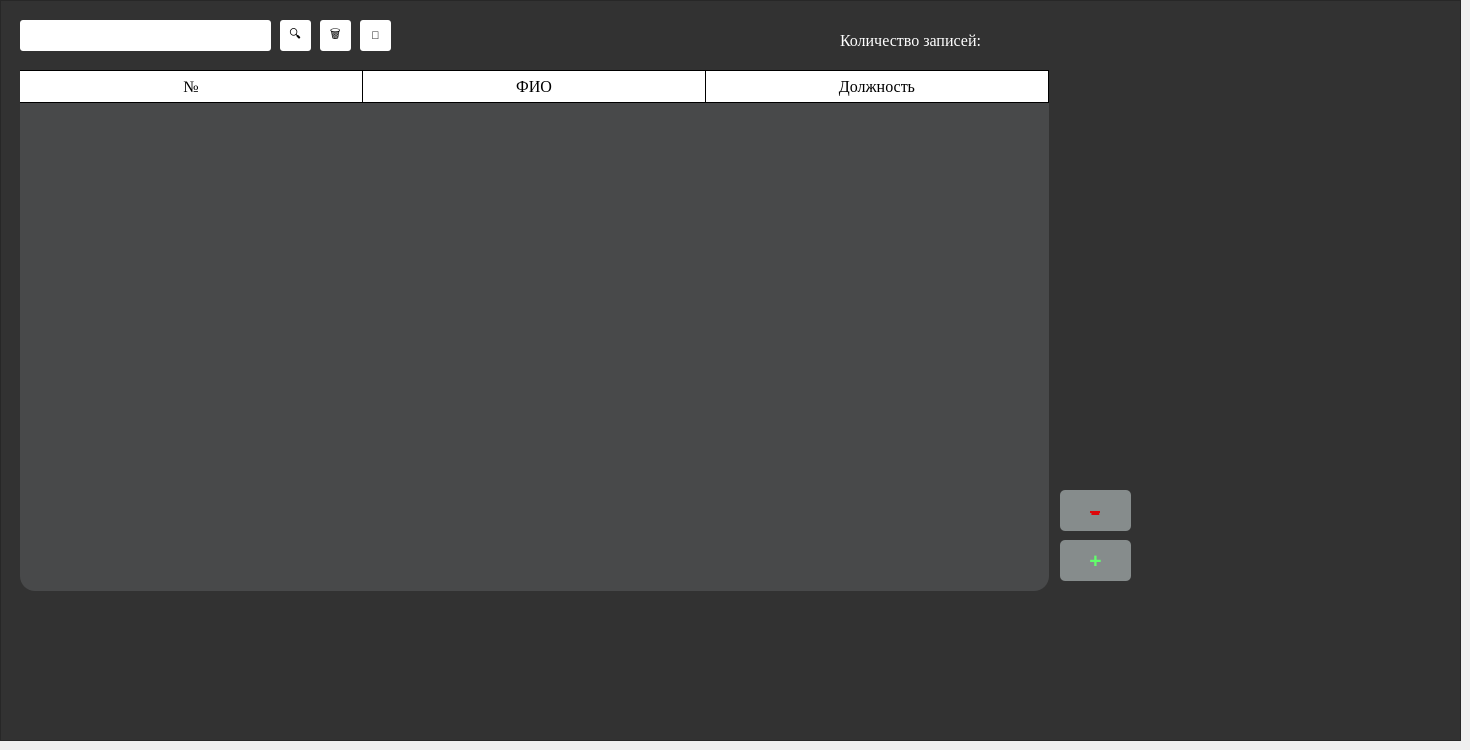
    <widget class="QWidget" name="tab_2">
     <attribute name="title">
      <string>Мастера</string>
     </attribute>
     <widget class="QLineEdit" name="lineEdit_2">
      <property name="geometry">
       <rect>
        <x>20</x>
        <y>20</y>
        <width>251</width>
        <height>31</height>
       </rect>
      </property>
      <property name="styleSheet">
       <string notr="true">QLineEdit {
background-color: rgb(255, 255, 255);
border-radius: 3px;}</string>
      </property>
     </widget>
     <widget class="QPushButton" name="pushButton_4">
      <property name="geometry">
       <rect>
        <x>280</x>
        <y>20</y>
        <width>31</width>
        <height>31</height>
       </rect>
      </property>
      <property name="styleSheet">
       <string notr="true">QPushButton {
	background-color: rgb(255, 255, 255);
	border-radius: 3px;
	color:rgb(0, 0, 0)}
QPushButton:hover {
	background-color: rgb(229, 229, 229);
	color:rgb(0, 0, 0)}
QPushButton:pressed {
	background-color: rgb(255, 255, 255);}</string>
      </property>
      <property name="text">
       <string>🔍</string>
      </property>
      <property name="icon">
       <iconset>
        <normaloff>sql_maket/Search.PNG</normaloff>sql_maket/Search.PNG</iconset>
      </property>
      <property name="iconSize">
       <size>
        <width>30</width>
        <height>30</height>
       </size>
      </property>
      <property name="checkable">
       <bool>true</bool>
      </property>
      <property name="checked">
       <bool>true</bool>
      </property>
     </widget>
     <widget class="QTableWidget" name="tableWidget_2">
      <property name="geometry">
       <rect>
        <x>20</x>
        <y>70</y>
        <width>1029</width>
        <height>521</height>
       </rect>
      </property>
      <property name="styleSheet">
       <string notr="true">QTableWidget {
border-radius: 15px;
background-color: rgb(72, 73, 74)}

QHeaderView::section {
    background-color: rgb(255, 255, 255);
    padding: 4px;
    font-size: 12pt;
	font-family: Times New Roman;
    border-bottom: 1px solid rgb(0, 0, 0);
    border-right: 1px solid rgb(0, 0, 0);
}

QHeaderView::section:horizontal
{
    border-top: 1px solid rgb(0, 0, 0);
}

QHeaderView::section:vertical
{
    border-left: 1px solid rgb(0, 0, 0);
}

QTableWidget::item {
	background-color: rgb(255, 255, 255);
}
QTableWidget::item:selected {
	background-color: rgb(170, 255, 255);
	color:rgb(0, 0, 0);
}</string>
      </property>
      <property name="textElideMode">
       <enum>Qt::ElideMiddle</enum>
      </property>
      <attribute name="horizontalHeaderDefaultSectionSize">
       <number>343</number>
      </attribute>
      <attribute name="horizontalHeaderHighlightSections">
       <bool>false</bool>
      </attribute>
      <attribute name="verticalHeaderVisible">
       <bool>false</bool>
      </attribute>
      <column>
       <property name="text">
        <string>№</string>
       </property>
      </column>
      <column>
       <property name="text">
        <string>ФИО</string>
       </property>
      </column>
      <column>
       <property name="text">
        <string>Должность</string>
       </property>
      </column>
     </widget>
     <widget class="QPushButton" name="pushButton_10">
      <property name="geometry">
       <rect>
        <x>320</x>
        <y>20</y>
        <width>31</width>
        <height>31</height>
       </rect>
      </property>
      <property name="styleSheet">
       <string notr="true">QPushButton {
	background-color: rgb(255, 255, 255);
	border-radius: 3px;
	color:rgb(0, 0, 0)}
QPushButton:hover {
	background-color: rgb(229, 229, 229);
	color:rgb(0, 0, 0)}
QPushButton:pressed {
	background-color: rgb(255, 255, 255);}</string>
      </property>
      <property name="text">
       <string>🗑</string>
      </property>
      <property name="icon">
       <iconset>
        <normaloff>sql_maket/musor.PNG</normaloff>sql_maket/musor.PNG</iconset>
      </property>
      <property name="iconSize">
       <size>
        <width>30</width>
        <height>30</height>
       </size>
      </property>
      <property name="checkable">
       <bool>true</bool>
      </property>
      <property name="checked">
       <bool>true</bool>
      </property>
     </widget>
     <widget class="QLabel" name="label_2">
      <property name="geometry">
       <rect>
        <x>840</x>
        <y>30</y>
        <width>241</width>
        <height>20</height>
       </rect>
      </property>
      <property name="font">
       <font>
        <family>Times New Roman</family>
        <pointsize>12</pointsize>
       </font>
      </property>
      <property name="styleSheet">
       <string notr="true">QLabel {
	color: rgb(255, 255, 255);}</string>
      </property>
      <property name="text">
       <string>Количество записей:</string>
      </property>
     </widget>
     <widget class="QFrame" name="frame_6">
      <property name="geometry">
       <rect>
        <x>0</x>
        <y>0</y>
        <width>1461</width>
        <height>741</height>
       </rect>
      </property>
      <property name="styleSheet">
       <string notr="true">
background-color: rgb(50, 50, 50);</string>
      </property>
      <property name="frameShape">
       <enum>QFrame::StyledPanel</enum>
      </property>
      <property name="frameShadow">
       <enum>QFrame::Raised</enum>
      </property>
      <widget class="QPushButton" name="pushButton_save_2">
       <property name="geometry">
        <rect>
         <x>360</x>
         <y>20</y>
         <width>31</width>
         <height>31</height>
        </rect>
       </property>
       <property name="font">
        <font>
         <pointsize>8</pointsize>
        </font>
       </property>
       <property name="styleSheet">
        <string notr="true">QPushButton {
	background-color: rgb(255, 255, 255);
	border-radius: 3px;
	color:rgb(0, 0, 0)}
QPushButton:hover {
	background-color: rgb(229, 229, 229);
	color:rgb(0, 0, 0)}
QPushButton:pressed {
	background-color: rgb(255, 255, 255);}</string>
       </property>
       <property name="text">
        <string>💾</string>
       </property>
       <property name="icon">
        <iconset>
         <normaloff>sql_maket/save.PNG</normaloff>sql_maket/save.PNG</iconset>
       </property>
       <property name="iconSize">
        <size>
         <width>30</width>
         <height>30</height>
        </size>
       </property>
       <property name="checkable">
        <bool>true</bool>
       </property>
       <property name="checked">
        <bool>true</bool>
       </property>
      </widget>
      <widget class="QPushButton" name="pushButton_67">
       <property name="geometry">
        <rect>
         <x>1060</x>
         <y>490</y>
         <width>71</width>
         <height>41</height>
        </rect>
       </property>
       <property name="sizePolicy">
        <sizepolicy hsizetype="Minimum" vsizetype="Fixed">
         <horstretch>0</horstretch>
         <verstretch>0</verstretch>
        </sizepolicy>
       </property>
       <property name="font">
        <font>
         <pointsize>24</pointsize>
         <underline>false</underline>
         <strikeout>true</strikeout>
        </font>
       </property>
       <property name="styleSheet">
        <string notr="true">QPushButton {
	background-color: rgb(134, 140, 140);
	border-radius: 5px;
	color: rgb(222, 6, 10);
}
QPushButton:hover {
	background-color: rgb(122, 122, 122);
	color: rgb(222, 6, 10)}
QPushButton:pressed {
	background-color: rgb(134, 140, 140);}</string>
       </property>
       <property name="text">
        <string>-</string>
       </property>
      </widget>
      <widget class="QPushButton" name="pushButton_68">
       <property name="geometry">
        <rect>
         <x>1060</x>
         <y>540</y>
         <width>71</width>
         <height>41</height>
        </rect>
       </property>
       <property name="sizePolicy">
        <sizepolicy hsizetype="Minimum" vsizetype="Fixed">
         <horstretch>0</horstretch>
         <verstretch>0</verstretch>
        </sizepolicy>
       </property>
       <property name="font">
        <font>
         <pointsize>16</pointsize>
         <weight>75</weight>
         <italic>false</italic>
         <bold>true</bold>
         <underline>false</underline>
         <strikeout>false</strikeout>
        </font>
       </property>
       <property name="styleSheet">
        <string notr="true">QPushButton {
	background-color: rgb(134, 140, 140);
	border-radius: 5px;
	color: rgb(97, 255, 107);
}
QPushButton:hover {
	background-color: rgb(122, 122, 122);
	color: rgb(97, 255, 107)}
QPushButton:pressed {
	background-color: rgb(134, 140, 140);}</string>
       </property>
       <property name="text">
        <string>+</string>
       </property>
       <property name="checkable">
        <bool>false</bool>
       </property>
       <property name="autoRepeat">
        <bool>false</bool>
       </property>
       <property name="autoExclusive">
        <bool>false</bool>
       </property>
      </widget>
     </widget>
     <widget class="QLabel" name="label_19">
      <property name="geometry">
       <rect>
        <x>9</x>
        <y>57</y>
        <width>31</width>
        <height>31</height>
       </rect>
      </property>
      <property name="text">
       <string/>
      </property>
      <property name="pixmap">
       <pixmap>sql_maket/04.png</pixmap>
      </property>
     </widget>
     <widget class="QLabel" name="label_20">
      <property name="geometry">
       <rect>
        <x>9</x>
        <y>575</y>
        <width>31</width>
        <height>31</height>
       </rect>
      </property>
      <property name="text">
       <string/>
      </property>
      <property name="pixmap">
       <pixmap>sql_maket/01.png</pixmap>
      </property>
     </widget>
     <widget class="QLabel" name="label_21">
      <property name="geometry">
       <rect>
        <x>1035</x>
        <y>57</y>
        <width>31</width>
        <height>31</height>
       </rect>
      </property>
      <property name="text">
       <string/>
      </property>
      <property name="pixmap">
       <pixmap>sql_maket/03.png</pixmap>
      </property>
     </widget>
     <widget class="QLabel" name="label_22">
      <property name="geometry">
       <rect>
        <x>1040</x>
        <y>575</y>
        <width>21</width>
        <height>31</height>
       </rect>
      </property>
      <property name="text">
       <string/>
      </property>
      <property name="pixmap">
       <pixmap>sql_maket/02.png</pixmap>
      </property>
     </widget>
     <zorder>frame_6</zorder>
     <zorder>lineEdit_2</zorder>
     <zorder>pushButton_4</zorder>
     <zorder>tableWidget_2</zorder>
     <zorder>pushButton_10</zorder>
     <zorder>label_2</zorder>
     <zorder>label_19</zorder>
     <zorder>label_20</zorder>
     <zorder>label_21</zorder>
     <zorder>label_22</zorder>
    </widget>
